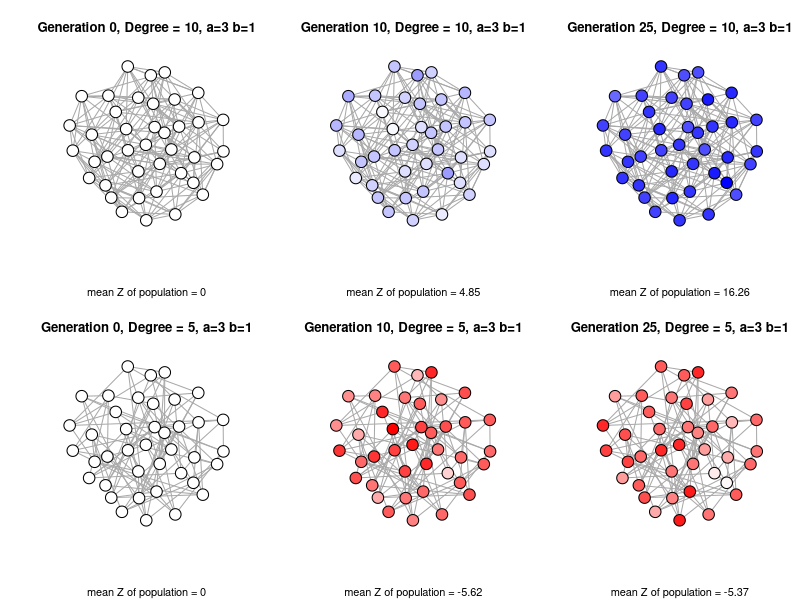

This figure's R source:
#Code to accompany Hudson and Creanza 2022, "Modeling how population size drives the evolution of birdsong, a functional cultural trait" https://doi.org/10.1111/evo.14489

## Make  graphs of networks for figure 3 and S2 in Price Eq manuscript

library(RColorBrewer)
#library(gtools)
library(igraph)
library(ggplot2)
library(evd)
library(sfsmisc)


Euler = 0.5772156649
alph =  3# difficulty to learn, against adaptive evolution of trait
bet = 1 #variance in learning attempts, favors adaptive evolution
Npop = 40 #Needs to be even

reps = 1 #right now the plotting function only takes the last replicate anyway


g10 <- sample_degseq(rep(10,Npop),method="vl") #Makes a Npop-member network with degree of 10 for all
l=layout_with_fr(g10)
gen0 <- g10
V(g10)$newZ <- 0
V(g10)$oldZ <- 0
g10_gen0<-g10
g10_results <- rep(0,reps)
gens <- 10 


set.seed(2)
for (h in 1:gens){
    for (j in 1:Npop) {
      V(g10)[j]$oldZ <- V(g10)[j]$newZ
      connectednodes <- neighbors(g10, j)
  
      subs_zmax <- max(V(g10)$newZ[connectednodes])
      gumdist <- rgumbel(Npop, loc = subs_zmax - alph, scale = bet) 
      newZ <- sample(gumdist, 1)
      V(g10)[j]$newZ <- newZ
      V(g10)[j]$color <- newZ
    }
    
}


g10_gen10 <-g10

#Continue for 15 more generations
gens = 15

for (h in 1:gens){
  for (j in 1:Npop) {
    V(g10)[j]$oldZ <- V(g10)[j]$newZ
    connectednodes <- neighbors(g10, j)
    subs_zmax <- max(V(g10)$newZ[connectednodes])
    gumdist <- rgumbel(Npop, loc = subs_zmax - alph, scale = bet) 
    newZ <- sample(gumdist, 1)

    V(g10)[j]$newZ <- newZ
    V(g10)[j]$color <- newZ
  }
 
}


g10_gen25 <-g10
allgens <- c( V(g10_gen10)$newZ, V(g10_gen25)$newZ)
 
D10sf <- max(abs(allgens))
 
##Now make degree five networks
g5 <- sample_degseq(rep(5,Npop),method="vl") #Makes a Npop-member network with degree of 5 
V(g5)$newZ <- 0



g5_gen0 <- g5

V(g5)$newZ <- 0

V(g5)$oldZ <- 0
g5_results <- rep(0,reps)
gens <- 10

set.seed(2)
for (h in 1:gens){
    for (j in 1:Npop) {
      V(g5)[j]$oldZ <- V(g5)[j]$newZ
      connectednodes <- neighbors(g5, j)
 
      subs_zmax <- max(V(g5)$newZ[connectednodes])
      gumdist <- rgumbel(Npop, loc = subs_zmax - alph, scale = bet) 
      newZ <- sample(gumdist, 1)
      V(g5)[j]$newZ <- newZ
      V(g5)[j]$color <- newZ
    }
    #print(paste("Average of generation",h,"=",mean(V(g5)$newZ)))
  }
g5_gen10 <- g5

#Continue for 15 more generations
gens = 15
for (h in 1:gens){
  for (j in 1:Npop) {
    V(g5)[j]$oldZ <- V(g5)[j]$newZ
    connectednodes <- neighbors(g5, j)

    subs_zmax <- max(V(g5)$newZ[connectednodes])
    gumdist <- rgumbel(Npop, loc = subs_zmax - alph, scale = bet) 
    newZ <- sample(gumdist, 1)
    V(g5)[j]$newZ <- newZ
    V(g5)[j]$color <- newZ
  }
}

g5_gen25 <- g5
D5allgens <- c( V(g5_gen10)$newZ, V(g5_gen25)$newZ)



D5sf <- max(abs(D5allgens))


my_palette <- colorRampPalette(c("red", "white", "blue"))(n = Npop)

par(mfrow=c(2,3))

plot(g10_gen0, vertex.label=NA, layout=l, vertex.color="white", main=paste0("Generation 0, Degree = 10, a=",alph," b=",bet), sub= paste0("mean Z of population = ",round(mean(V(g10_gen0)$newZ),2)))
node.colors <- (V(g10_gen10)$newZ+D10sf) / (2*D10sf) * Npop
plot(g10_gen10, vertex.label=NA, layout=l, vertex.color=my_palette[node.colors], main=paste0("Generation 10, Degree = 10, a=",alph," b=",bet), sub= paste0("mean Z of population = ",round(mean(V(g10_gen10)$newZ),2)))
node.colors <- (V(g10_gen25)$newZ+D10sf) / (2*D10sf) * Npop
plot(g10_gen25, vertex.label=NA, layout=l, vertex.color=my_palette[node.colors], main=paste0("Generation 25, Degree = 10, a=",alph," b=",bet), sub= paste0("mean Z of population = ",round(mean(V(g10_gen25)$newZ),2)))


plot(g5_gen0, vertex.label=NA, layout=l, vertex.color="white", main=paste0("Generation 0, Degree = 5, a=",alph," b=",bet), sub= paste0("mean Z of population = ",round(mean(V(g5_gen0)$newZ),2)))
node.colors <- (V(g5_gen10)$newZ+D5sf) / (2*D5sf) * Npop
plot(g5_gen10, vertex.label=NA, layout=l, vertex.color=my_palette[node.colors], main=paste0("Generation 10, Degree = 5, a=",alph," b=",bet), sub= paste0("mean Z of population = ",round(mean(V(g5_gen10)$newZ),2)))
node.colors <- (V(g5_gen25)$newZ+D5sf) / (2*D5sf) * Npop
plot(g5_gen25, vertex.label=NA, layout=l, vertex.color=my_palette[node.colors], main=paste0("Generation 25, Degree = 5, a=",alph," b=",bet),sub= paste0("mean Z of population = ",round(mean(V(g5_gen25)$newZ),2)))
